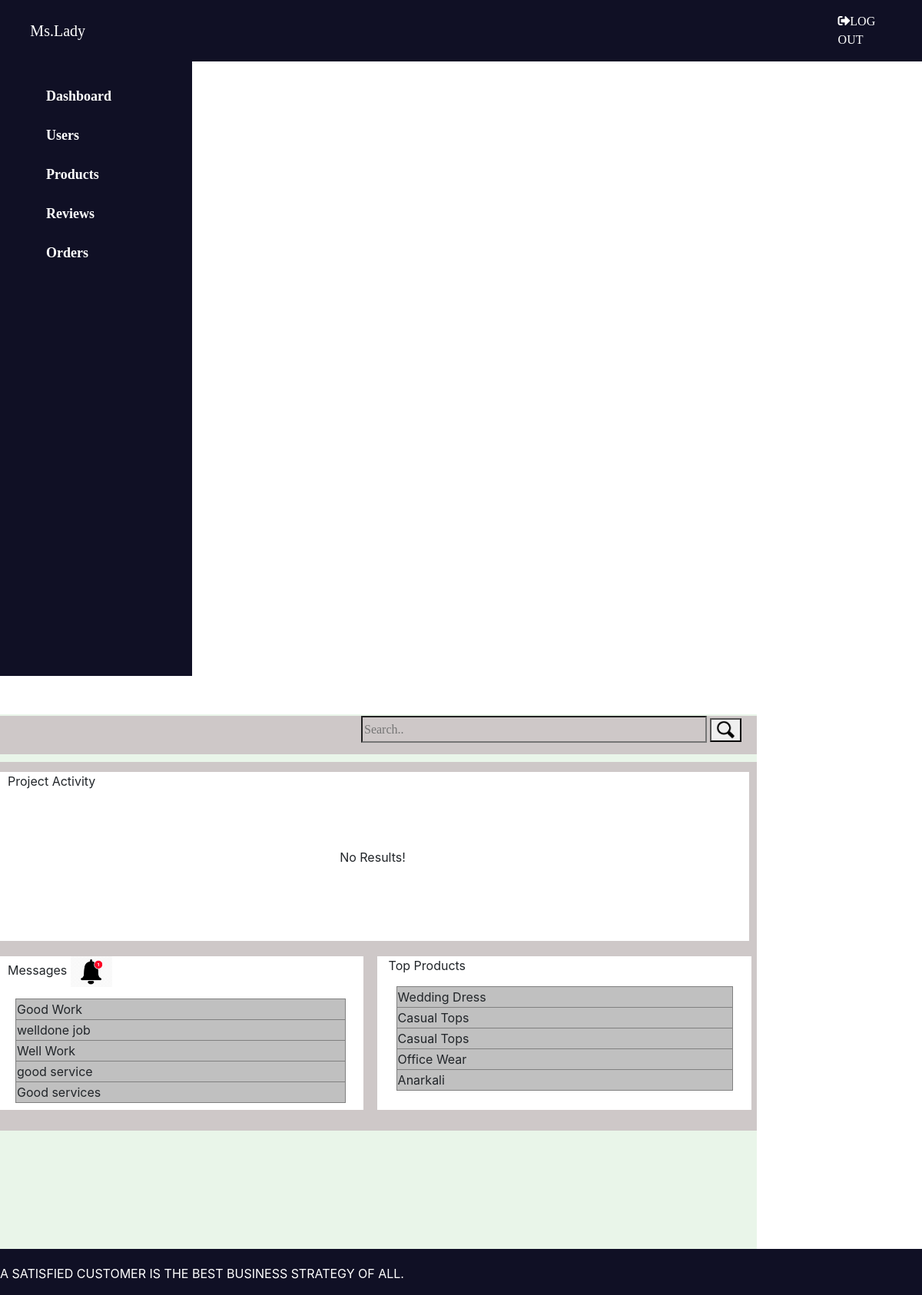
Screenshot of /AdminProduct/dashboard.php with the database file from the repository.
### tables this page shows
CREATE TABLE `feedback` (
  `feedback_id` int(10) NOT NULL AUTO_INCREMENT,
  `fullname` varchar(500) NOT NULL,
  `email` varchar(100) NOT NULL,
  `review` varchar(500) NOT NULL,
  PRIMARY KEY (`feedback_id`)
);

### AdminProduct/dashboard.php (the view, shortened to what this page needs)
<?php
include('adminhead.php');
?>
<div class="righta">
    <div class="homesearch">
        <form>
            <input type="search" placeholder="Search.." name="homesearch">
            <button type="submit"><img src="../img/ser.png" name="homesearchbtn" style="width:25px; height:25px; alt:search; margin-top:0px;"></button>
        </form>
    </div>
    <div class="dbbox">
    <div class="dbboxtop">
                    <text style="padding-left:15px;">Project Activity</text>
                    <?php
                            $conn=mysqli_connect("localhost","root","","Maniquine");
                            $sql = "UPDATE Counter SET visits = visits+1 WHERE id = 1";
                            $conn->query($sql);
                            $sql = "SELECT visits FROM Counter WHERE id = 1";
                            $result = $conn->query($sql);
                            if ($result->num_rows > 0) {
                                while($row = $result->fetch_assoc()) {
                                    $visits = $row["visits"];
                                }
                            } else {
                                echo "<center><p style='margin-top:75px;'>No Results!</p></center>";
                            }
                        ?>
                    </div>
        <div class="dbboxleft">
                    <text style="padding-left:15px;">Messages <img src="../img/noti.png" alt="" style="height: 40px;"></text>
                    <?php
                    $connection=mysqli_connect("localhost","root","","maniquine");
                    $query="SELECT review FROM feedback ORDER BY feedback_id DESC LIMIT 5";
                    $query_run=mysqli_query($connection,$query);
                ?>
                <table border="1" style="width:90%;  margin-left:25px; margin-top:15px" bgcolor="silver">
                    <?php
                        if(mysqli_num_rows($query_run) > 0)
                        {
                            while($row = mysqli_fetch_assoc($query_run))
                            {
                        ?>
                            <tr>
                                <td><?php echo $row['review']; ?></td>
                            </tr>
                        <?php
                            }
                        }
                        else {
                            echo "No Record Found";
                        }
                        ?>
                </table>
                    </div>
                    <div class="dbboxright">
                    <text style="padding-left:15px;">Top Products</text>
                    <?php
                    $connection=mysqli_connect("localhost","root","","Maniquine");
                    $query1="SELECT DISTINCT name FROM cart ORDER BY cartid DESC LIMIT 5";
                    $query_run=mysqli_query($connection,$query1);
                ?>
                <table border="1" style="width:90%;  margin-left:25px; margin-top:15px" bgcolor="silver">
                    <?php
                        if(mysqli_num_rows($query_run) >0)
                        {
                            while($row = mysqli_fetch_assoc($query_run))
                            {
                        ?>
                            <tr>
                                <td><?php echo $row['name']; ?></td>
                            </tr>
                        <?php
                            }
                        }
                        else {
                            echo "No Record Found";
                        }
                        ?>
                </table>
                    </div>
    </div>
</div>
</div>
<?php
include('adminfooter.php');
?>

### AdminProduct/dashboard.php (style rules this page uses)
.homesearch { height: 50px; background-color: rgb(206, 200, 200); margin-left: 5px; margin-top: 2px; align-items: right; padding-left: 480px; }
.homesearch input[type="search"] { background: transparent; height: 35px; width: 450px; color: #fff; font-size: 16px; }
.dbbox { height: 480px; background-color: rgb(206, 200, 200); margin-left: 5px; margin-top: 10px; padding-top: 13px; }
.dbboxtop { width: 980px; height: 220px; background-color: rgb(255, 255, 255); margin-left: 5px; }
.dbboxleft { width: 48%; height: 200px; background-color: rgb(255, 255, 255); margin-top: 20px; float: left; margin-left: 5px; margin-right: 18px; }
.dbboxright { width: 49%; height: 200px; background-color: rgb(255, 255, 255); margin-top: 20px; float: left; }

### rows the page displays
feedback: review "Good Work"
feedback: review "welldone job"
feedback: review "Well Work"
feedback: review "good service"
feedback: review "Good services"

### other values shown
$row['name'] "Wedding Dress"
$row['name'] "Casual Tops"
$row['name'] "Office Wear"
$row['name'] "Anarkali"
